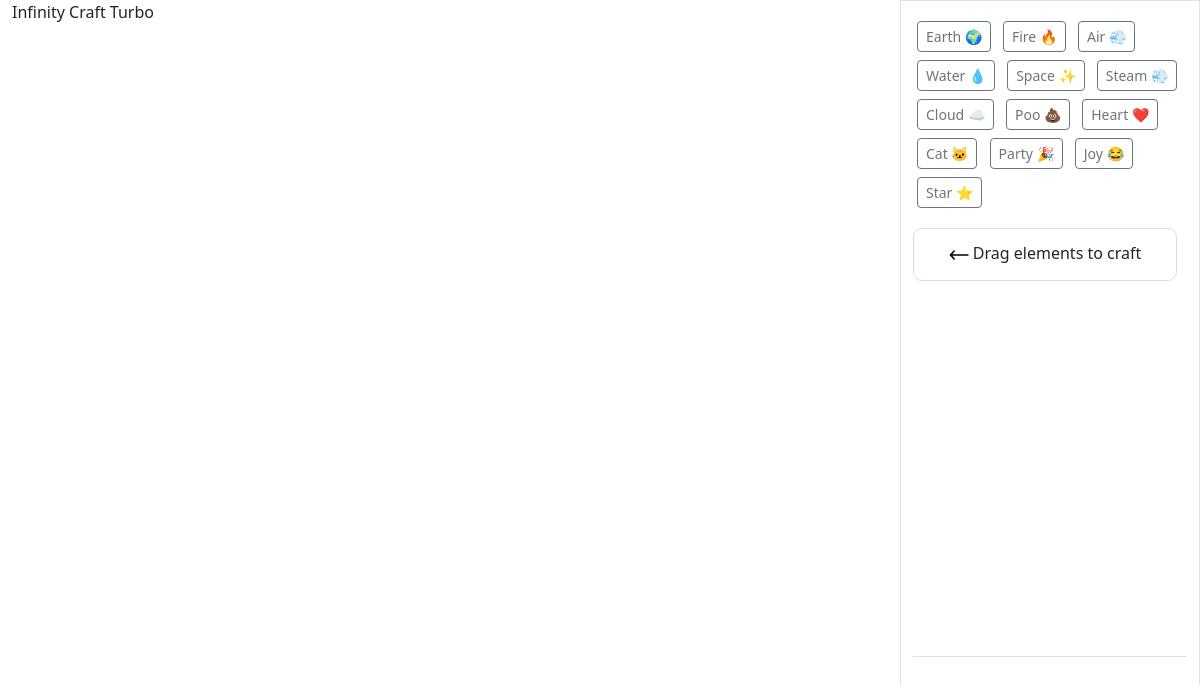
The page / on the database its author committed.
### icapp/models.py (models this page shows)
class Btn(models.Model):
    label = models.CharField(max_length=128)
    emoji = models.CharField(max_length=16)
    def __str__(self):
        return self.label

### icapp/views.py (the view)
# urls.py: 2. Add a URL to urlpatterns:  path('', views.home, name='home')
def home(request):
    btns = Btn.objects.all()
    print(btns)
    context = {
        "btns": btns,
    }
    return render(request, 'home.html', context=context)

### templates/home.html (shortened to what this page needs)
<!doctype html>
<html lang="en">
  <head>
    <link href="https://cdn.jsdelivr.net/npm/bootstrap@5.3.3/dist/css/bootstrap.min.css" rel="stylesheet">
  </head>
  <body>
    <div class="container-fluid">
      <div class="row" style="height:100vh;">
        <div class="col-sm-9">
          <div class="mb-3">Infinity Craft Turbo</div>
          <div id="btnLab" style="height: 100vh;">
          </div>
        </div>
        <div class="col-sm-3 border">
          <div id="btnItems" class="border-bottom mt-3" style="height:80vh;">
            {% include 'includes/btnItems.html'  %}
          </div>
        </div>
      </div>
    </div>
  </body>
</html>

### templates/includes/btnItems.html (shortened to what this page needs)
            {% for btn in btns %}
              <div id="btn-{{btn.id}}" class="btn btn-sm btn-outline-secondary m-1">
                {{btn.label}} {{btn.emoji}}
              </div>
            {% endfor %}
            <div class="mt-3" style="border:1px solid #ddd;border-radius:9px;padding:0.5px;text-align: center;width: calc(100% - 10px);margin-right: auto;line-height: 1.2em;">
              Drag elements to craft
            </div>

### rows shown on the page
Btn: label "Earth", emoji "🌍"
Btn: label "Fire", emoji "🔥"
Btn: label "Air", emoji "💨"
Btn: label "Water", emoji "💧"
Btn: label "Space", emoji "✨"
Btn: label "Steam", emoji "💨"
Btn: label "Cloud", emoji "☁️"
Btn: label "Poo", emoji "💩"
Btn: label "Heart", emoji "❤️"
Btn: label "Cat", emoji "🐱"
Btn: label "Party", emoji "🎉"
Btn: label "Joy", emoji "😂"
Btn: label "Star", emoji "⭐"
